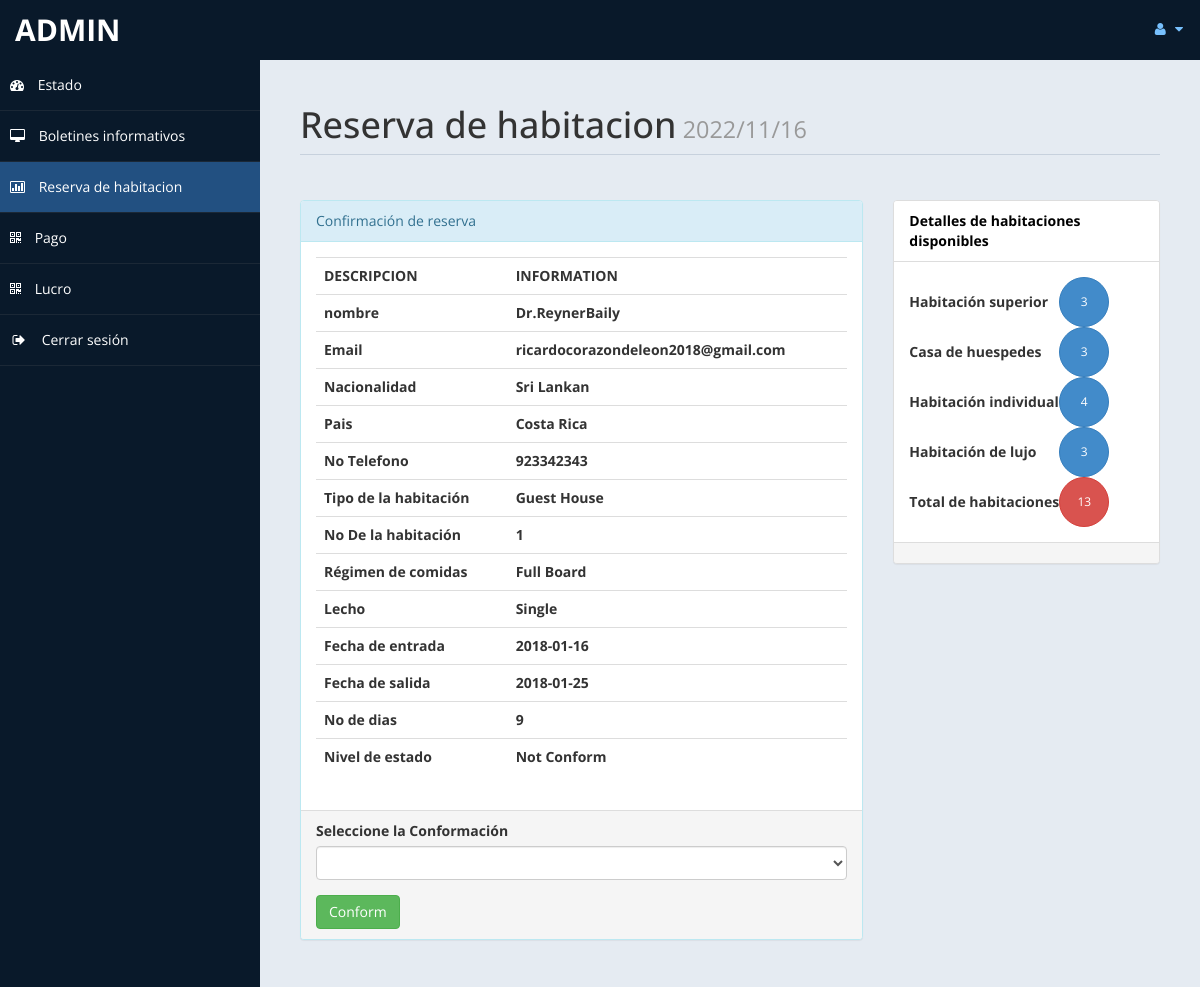
The app's page /admin/roombook.php?rid=4 (signed in) with its own data.
### tables this page shows
CREATE TABLE `roombook` (
  `id` int(10) UNSIGNED NOT NULL,
  `Title` varchar(5) DEFAULT NULL,
  `FName` text,
  `LName` text,
  `Email` varchar(50) DEFAULT NULL,
  `National` varchar(30) DEFAULT NULL,
  `Country` varchar(30) DEFAULT NULL,
  `Phone` text,
  `TRoom` varchar(20) DEFAULT NULL,
  `Bed` varchar(10) DEFAULT NULL,
  `NRoom` varchar(2) DEFAULT NULL,
  `Meal` varchar(15) DEFAULT NULL,
  `cin` date DEFAULT NULL,
  `cout` date DEFAULT NULL,
  `stat` varchar(15) DEFAULT NULL,
  `nodays` int(11) DEFAULT NULL
);

### admin/roombook.php (the view, shortened to what this page needs)
<?php
		if(!isset($_GET["rid"]))
		{
			 header("location:index.php");
		}
		else {
				$curdate=date("Y/m/d");
				include ('db.php');
				$id = $_GET['rid'];
				$sql ="Select * from roombook where id = '$id'";
				$re = mysqli_query($con,$sql);
				while($row=mysqli_fetch_array($re))
				{
					$title = $row['Title'];
					$fname = $row['FName'];
					$lname = $row['LName'];
					$email = $row['Email'];
					$nat = $row['National'];
					$country = $row['Country'];
					$Phone = $row['Phone'];
					$troom = $row['TRoom'];
					$nroom = $row['NRoom'];
					$bed = $row['Bed'];
					$meal = $row['Meal'];
					$cin = $row['cin'];
					$cout = $row['cout'];
					$sta = $row['stat'];
					$days = $row['nodays'];
				}
	}
			?>
<!DOCTYPE html>
<html xmlns="http://www.w3.org/1999/xhtml">
<head>
    <link href="assets/css/bootstrap.css" rel="stylesheet" />
    <link href="assets/css/font-awesome.css" rel="stylesheet" />
    <link href="assets/js/morris/morris-0.4.3.min.css" rel="stylesheet" />
    <link href="assets/css/custom-styles.css" rel="stylesheet" />
</head>
<body>
    <div id="wrapper">
        <nav class="navbar navbar-default top-navbar" role="navigation">
            <div class="navbar-header">
                <a class="navbar-brand" href="home.php"> <?php echo $_SESSION["user"]; ?> </a>
            </div>
            <ul class="nav navbar-top-links navbar-right">
                <li class="dropdown">
                    <a class="dropdown-toggle" data-toggle="dropdown" href="#" aria-expanded="false">
                        <i class="fa fa-user fa-fw"></i> <i class="fa fa-caret-down"></i>
                    </a>
                </li>
            </ul>
        </nav>
        <nav class="navbar-default navbar-side" role="navigation">
            <div class="sidebar-collapse">
                <ul class="nav" id="main-menu">
                    <li>
                        <a  href="home.php"><i class="fa fa-dashboard"></i> Estado</a>
                    </li>
                    <li>
                        <a href="messages.php"><i class="fa fa-desktop"></i> Boletines informativos</a>
                    </li>
					<li>
                        <a class="active-menu" href="roombook.php"><i class="fa fa-bar-chart-o"></i> Reserva de habitacion</a>
                    </li>
                    <li>
                        <a href="payment.php"><i class="fa fa-qrcode"></i> Pago</a>
                    </li>
					<li>
                        <a  href="profit.php"><i class="fa fa-qrcode"></i> Lucro</a>
                    </li>
                    <li>
                        <a href="logout.php"><i class="fa fa-sign-out fa-fw"></i> Cerrar sesión</a>
                    </li>
					</ul>
            </div>
        </nav>
        <div id="page-wrapper">
            <div id="page-inner">
                <div class="row">
                    <div class="col-md-12">
                        <h1 class="page-header">
                            Reserva de habitacion<small>	<?php echo  $curdate; ?> </small>
                        </h1>
                    </div>
					<div class="col-md-8 col-sm-8">
                    <div class="panel panel-info">
                        <div class="panel-heading">
Confirmación de reserva
                        </div>
                        <div class="panel-body">
							<div class="table-responsive">
                                <table class="table">
                                    <tr>
                                            <th>DESCRIPCION</th>
                                            <th>INFORMATION</th>
                                        </tr>
                                        <tr>
                                            <th>nombre</th>
                                            <th><?php echo $title.$fname.$lname; ?> </th>
                                        </tr>
										<tr>
                                            <th>Email</th>
                                            <th><?php echo $email; ?> </th>
                                        </tr>
										<tr>
                                            <th>Nacionalidad </th>
                                            <th><?php echo $nat; ?></th>
                                        </tr>
										<tr>
                                            <th>Pais </th>
                                            <th><?php echo $country;  ?></th>
                                        </tr>
										<tr>
                                            <th> No Telefono</th>
                                            <th><?php echo $Phone; ?></th>
                                        </tr>
										<tr>
                                            <th>Tipo de la habitación</th>
                                            <th><?php echo $troom; ?></th>
                                        </tr>
										<tr>
                                            <th>No 	De la habitación </th>
                                            <th><?php echo $nroom; ?></th>
                                        </tr>
										<tr>
                                            <th>Régimen de comidas </th>
                                            <th><?php echo $meal; ?></th>
                                        </tr>
										<tr>
                                            <th>Lecho </th>
                                            <th><?php echo $bed; ?></th>
                                        </tr>
										<tr>
                                            <th>Fecha de entrada</th>
                                            <th><?php echo $cin; ?></th>
                                        </tr>
										<tr>
                                            <th>Fecha de salida</th>
                                            <th><?php echo $cout; ?></th>
                                        </tr>
										<tr>
                                            <th>No de dias</th>
                                            <th><?php echo $days; ?></th>
                                        </tr>
										<tr>
                                            <th>Nivel de estado</th>
                                            <th><?php echo $sta; ?></th>
                                        </tr>
                                </table>
                            </div>
                        </div>
                        <div class="panel-footer">
                            <form method="post">
										<div class="form-group">
														<label>Seleccione la Conformación</label>
														<select name="conf"class="form-control">
															<option value selected>	</option>
															<option value="Conform">Conform</option>
														</select>
										 </div>
							<input type="submit" name="co" value="Conform" class="btn btn-success">
							</form>
                        </div>
                    </div>
					</div>
					<?php
						$rsql ="select * from room";
						$rre= mysqli_query($con,$rsql);
						$r =0 ;
						$sc =0;
						$gh = 0;
						$sr = 0;
						$dr = 0;
						while($rrow=mysqli_fetch_array($rre))
						{
							$r = $r + 1;
							$s = $rrow['type'];
							if($s=="Superior Room" )
							{
								$sc = $sc+ 1;
							}
							if($s=="Guest House")
							{
								$gh = $gh + 1;
							}
							if($s=="Single Room" )
							{
								$sr = $sr + 1;
							}
							if($s=="Deluxe Room" )
							{
								$dr = $dr + 1;
							}
						}
						?>
						<?php
						$csql ="select * from payment";
						$cre= mysqli_query($con,$csql);
						$cr =0 ;
						$csc =0;
						$cgh = 0;
						$csr = 0;
						$cdr = 0;
						while($crow=mysqli_fetch_array($cre))
						{
							$cr = $cr + 1;
							$cs = $crow['troom'];
							if($cs=="Superior Room"  )
							{
								$csc = $csc + 1;
							}
							if($cs=="Deluxe Room" )
							{
								$cdr = $cdr + 1;
							}
						}
					?>
					<div class="col-md-4 col-sm-4">
                    <div class="panel panel-default">
                        <div class="panel-heading">
                   Detalles de habitaciones disponibles
                        </div>
                        <div class="panel-body">
						<table width="200px">
							<tr>
								<td><b>Habitación superior	 </b></td>
								<td><button type="button" class="btn btn-primary btn-circle"><?php
									$f1 =$sc - $csc;
									if($f1 <=0 )
									{	$f1 = "NO";
										echo $f1;
									}
									else{
											echo $f1;
									}
								?> </button></td>
							</tr>
							<tr>
								<td><b>Casa de huespedes</b>	 </td>
								<td><button type="button" class="btn btn-primary btn-circle"><?php
								$f2 =  $gh -$cgh;
								if($f2 <=0 )
									{	$f2 = "NO";
										echo $f2;
									}
									else{
											echo $f2;
									}
								?> </button></td>
							</tr>
							<tr>
								<td><b>Habitación individual </b></td>
								<td><button type="button" class="btn btn-primary btn-circle"><?php
								$f3 =$sr - $csr;
								if($f3 <=0 )
									{	$f3 = "NO";
										echo $f3;
									}
									else{
											echo $f3;
									}
								?> </button></td>
							</tr>
							<tr>
								<td><b>Habitación de lujo</b>	 </td>
								<td><button type="button" class="btn btn-primary btn-circle"><?php
								$f4 =$dr - $cdr;
								if($f4 <=0 )
									{	$f4 = "NO";
										echo $f4;
									}
									else{
											echo $f4;
									}
								?> </button></td>
							</tr>
							<tr>
								<td><b>Total de habitaciones</b> </td>
								<td> <button type="button" class="btn btn-danger btn-circle"><?php
								$f5 =$r-$cr;
								if($f5 <=0 )
									{	$f5 = "NO";
										echo $f5;
									}
									else{
											echo $f5;
									}
								 ?> </button></td>
							</tr>
						</table>
						</div>
                        <div class="panel-footer">
                        </div>
                    </div>
					</div>
                </div>
                </div>
         </div>
        </div>
</body>
</html>

### admin/assets/css/custom-styles.css (style rules this page uses)
body { font-family: 'Open Sans', sans-serif; }
#wrapper { width: 100%; background:#09192A; }
#page-wrapper { padding: 15px 15px; min-height: 600px; background:#E5EBF2; }
#page-inner { width:100%; margin:10px 20px 10px 0px; background-color:transparent; padding:10px; min-height:1200px; }
h1, .h1, h2, .h2, h3, .h3 { margin-top: 7px; margin-bottom: -5px; }
.page-header { padding-bottom: 9px; margin: 10px 0 45px; border-bottom: 1px solid #C7D1DD; }
.panel-default > .panel-heading { color: #000; background-color: #FFFFFF; border-color: #ddd; font-weight:bold; }
.top-navbar { margin:0px; }
.top-navbar .navbar-brand { color: #fff; width: 260px; text-align: left; height: 60px; font-size: 30px; font-weight: 700; text-transform: uppercase; line-height: 30px; }
.top-navbar .nav > li { position: relative; display: inline-block; }
.top-navbar .nav > li > a { position: relative; display: block; padding: 19px 15px; color: #77C0FD; }
.active-menu { background-color:#225081!important; }
.sidebar-collapse , .sidebar-collapse .nav { background:none; }
.sidebar-collapse .nav { padding:0; }
.sidebar-collapse .nav > li > a { color:#fff; background:transparent; text-shadow:none; }
.sidebar-collapse > .nav > li > a { padding:15px 10px; }
.sidebar-collapse > .nav > li { border-bottom: 1px solid rgba(107, 108, 109, 0.19); }
.navbar-side { border:none; background-color: transparent; }
.top-navbar { background:#09192A; border-bottom:none; }
.top-navbar .nav > li > a > i { margin-right: 2px; }
.navbar-default { border:0px solid black; }
.navbar-header { background: #09192A; }
.nav > li > a > i { margin-right:10px; }
.btn-circle { width: 50px; height: 50px; padding: 6px 0; -webkit-border-radius: 25px; -moz-border-radius: 25px; border-radius: 25px; text-align: center; font-size: 12px; line-height: 1.428571429; }
@media (min-width:768px) { #page-wrapper { margin: 0 0 0 260px; padding: 15px 30px; min-height: 1200px; } }
@media (min-width:768px) { .navbar-side { z-index: 1; position: absolute; width: 260px; } }
@media (min-width:768px) { .navbar { border-radius: 0px; } }

### records on screen
roombook: Title "Dr.", FName "Reyner", LName "Baily", Email "ricardocorazondeleon2018@gmail.com", National "Sri Lankan", Country "Costa Rica", Phone "923342343", TRoom "Guest House", NRoom "1", Meal "Full Board", Bed "Single", cin "2018-01-16", cout "2018-01-25", nodays "9", stat "Not Conform"

### other values on screen
$_SESSION["user"] "ADMIN"
$f1 "3"
$f2 "3"
$f3 "4"
$f4 "3"
$f5 "13"
